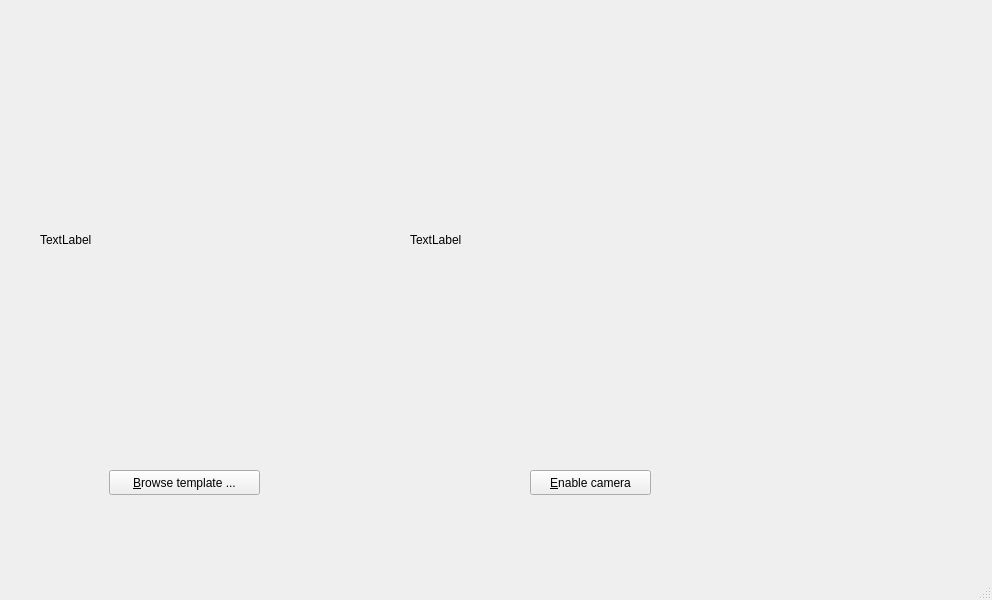
<?xml version="1.0" encoding="UTF-8"?>
<ui version="4.0">
 <class>MainWindow</class>
 <widget class="QMainWindow" name="MainWindow">
  <property name="geometry">
   <rect>
    <x>0</x>
    <y>0</y>
    <width>992</width>
    <height>600</height>
   </rect>
  </property>
  <property name="windowTitle">
   <string>SIFT Demo</string>
  </property>
  <widget class="QWidget" name="centralwidget">
   <widget class="QPushButton" name="browse_button">
    <property name="geometry">
     <rect>
      <x>109</x>
      <y>470</y>
      <width>151</width>
      <height>25</height>
     </rect>
    </property>
    <property name="text">
     <string>&amp;Browse template ...</string>
    </property>
   </widget>
   <widget class="QPushButton" name="toggle_cam_button">
    <property name="geometry">
     <rect>
      <x>530</x>
      <y>470</y>
      <width>121</width>
      <height>25</height>
     </rect>
    </property>
    <property name="text">
     <string>&amp;Enable camera</string>
    </property>
   </widget>
   <widget class="QLabel" name="template_label">
    <property name="geometry">
     <rect>
      <x>40</x>
      <y>120</y>
      <width>320</width>
      <height>240</height>
     </rect>
    </property>
    <property name="text">
     <string>TextLabel</string>
    </property>
   </widget>
   <widget class="QLabel" name="live_image_label">
    <property name="geometry">
     <rect>
      <x>410</x>
      <y>120</y>
      <width>541</width>
      <height>240</height>
     </rect>
    </property>
    <property name="text">
     <string>TextLabel</string>
    </property>
   </widget>
  </widget>
  <widget class="QMenuBar" name="menubar">
   <property name="geometry">
    <rect>
     <x>0</x>
     <y>0</y>
     <width>992</width>
     <height>22</height>
    </rect>
   </property>
  </widget>
  <widget class="QStatusBar" name="statusbar"/>
 </widget>
 <resources/>
 <connections/>
</ui>
